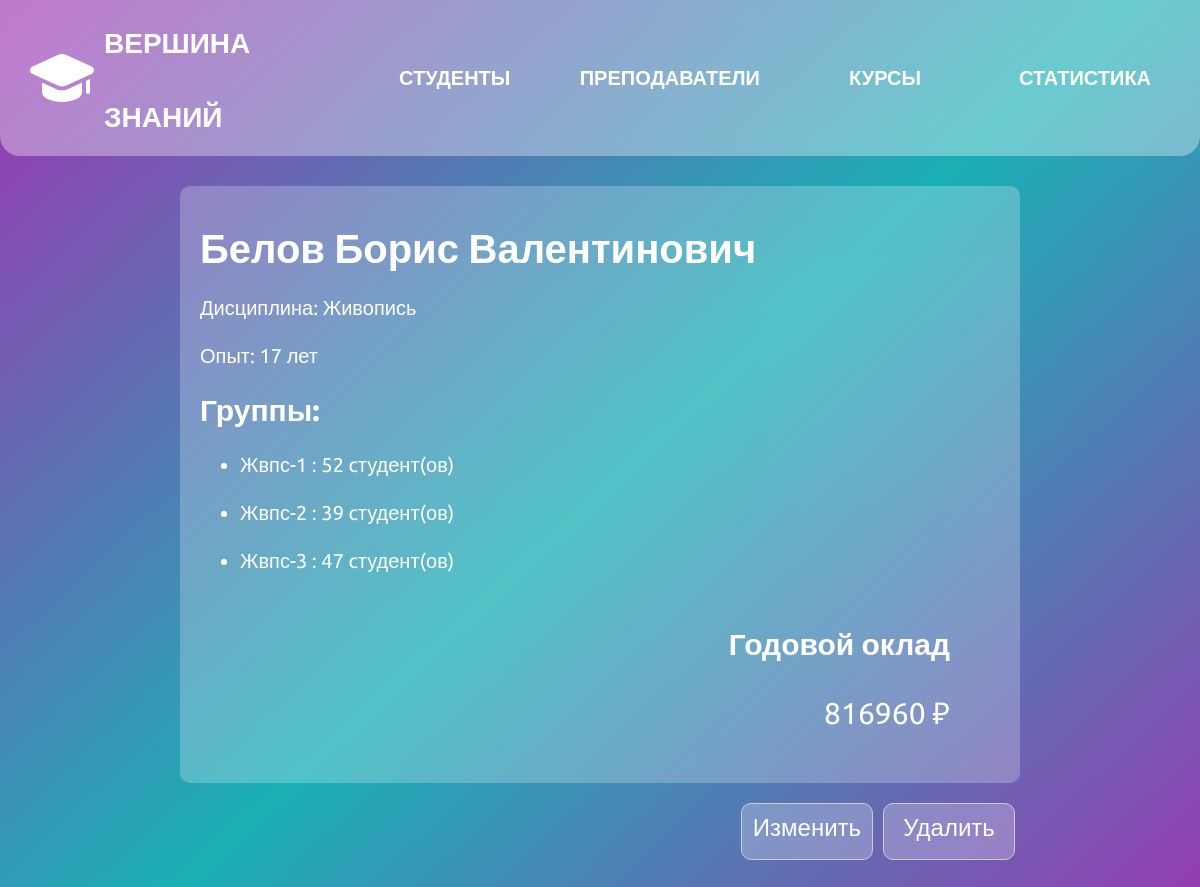
Screenshot of /teacher/5/ with the database file from the repository.
### main/models.py (models this page shows, shortened)
class Teacher(models.Model):
    full_name = models.CharField(max_length=255)
    experience = models.IntegerField()
    course = models.ForeignKey(Course, on_delete=models.CASCADE)
    def calculate_salary(self):
        salary = 0
        groups = self.group_set.all()
        for group in groups:
            salary += 0.4 * group.calculate_cost() * group.student_set.count()
        return int(salary)

class Course(models.Model):
    course_name = models.CharField(max_length=255)
    duration = models.IntegerField()
    course_type = models.ForeignKey(CourseType, on_delete=models.CASCADE)
    def __str__(self):
        return self.course_name

class Group(models.Model):
    group_name = models.CharField(max_length=255)
    course = models.ForeignKey(Course, on_delete=models.CASCADE)
    teacher = models.ForeignKey(Teacher, null=True, blank=True, on_delete=models.SET_NULL)
    def calculate_cost(self):
        return (50 + self.course.course_type.difficulty_coefficient * 10 +
                self.teacher.experience * 5) * self.course.duration

class CourseType(models.Model):
    course_type = models.CharField(max_length=255)
    difficulty_coefficient = models.IntegerField()

### main/views.py (the view)
# urls.py: path('teacher/<int:teacher_id>/', teacher_info, name='teacher_info'),
def teacher_info(request, teacher_id):
    teacher = get_object_or_404(Teacher, pk=teacher_id)
    groups = teacher.group_set.all()
    context = {
        'teacher': teacher,
        'groups': groups,
    }
    return render(request, 'main/teacher_info.html', context)

### main/templates/main/teacher_info.html (shortened to what this page needs)
{% extends 'main/base.html' %}
{% block content %}
<div class="card-content">
<div class="info-section">
 <h1>{{ teacher.full_name }}</h1>
    <br>Дисциплина: {{ teacher.course }} </br>
    <br>Опыт: {{ teacher.experience }} лет </br>
    <h2>Группы:</h2>
    <ul>
        {% for group in groups %}
            <li>
                {{ group.group_name }} : {{ group.student_set.count }} cтудент(ов)
                <br></br>
            </li>
        {% endfor %}
    </ul>
    <h3>Годовой оклад</h3>
    <p class="tot-cost"> {{ teacher.calculate_salary }} ₽</p>
    </div>
            <div class="func-btns">
    <a href="{% url 'edit_teacher' teacher.id %}" class="func-btn"  >Изменить</a>
            <a href="{% url 'delete_teacher' teacher.id %}" class="func-btn" >Удалить</a>
            </div>
</div>
{% endblock %}

### main/static/main/style/main.css (style rules this page uses)
body { font-family: 'Ubuntu', sans-serif; margin: 0; background: rgb(161,49,177); background: -moz-linear-gradient(137deg, rgba(161,49,177,1) 0%, rgba(26,176,182,1) 50%, rgba(161,49,177,1) 100%); background: -webkit-linear-gradient(137deg, rgba(161,49,177,1) 0%, rgba(26,176,182,1) 50%, rgba(161,49,177,1) 100%); background: linear-gradient(137deg, rgba(161,49,177,1) 0%, rgba(26,176,182,1) 50%, rgba(161,49,177,1) 100%); filter: progid:DXImageTransform.Microsoft.gradient(startColorstr="#a131b1",endColorstr="#a131b1",GradientType=1); height: 100vh; color: var(--text-color); background-attachment: fixed; }
:root { --primary-color: #027683; --button-background: #027683; --text-color: white; --text-color-alt: #9aae1b; --hover-color: #9a1a97; }
.func-btns { display: flex; justify-content:flex-end; width: 830px; }
.func-btn { min-width: 110px; min-height: 35px; padding: 10px; background: rgba(255, 255, 255, 0.24); color: var(--text-color); border-radius: 10px; cursor: pointer; text-decoration: none; transition: background-color 0.3s; text-align: center; border: 1px solid #ccc; font-size: 24px; margin-left: 10px; }
.card-content { display: flex; height: 100%; width: 100%; flex-direction: column; align-items: center; justify-content: center; }
.info-section { left: 50%; width: 800px; background-color: rgba(255, 255, 255, 0.24); border-radius: 10px; padding: 20px; font-size: 20px; margin-bottom: 20px; }
.info-section h3, .tot-cost { margin-right: 50px; font-size: 30px; text-align: right; }
.tot-cost { margin-top: 5px; }
.info-section h1 { font-size: 40px; margin-top: 20px; margin-bottom: 0px; }
.info-section h2 { width: 100%; }

### rows the page displays
Teacher: full_name "Белов Борис Валентинович", course "Живопись", experience "17", calculate_salary "816960"
Group: group_name "Жвпс-1", student_set.count "52"
Group: group_name "Жвпс-2", student_set.count "39"
Group: group_name "Жвпс-3", student_set.count "47"
